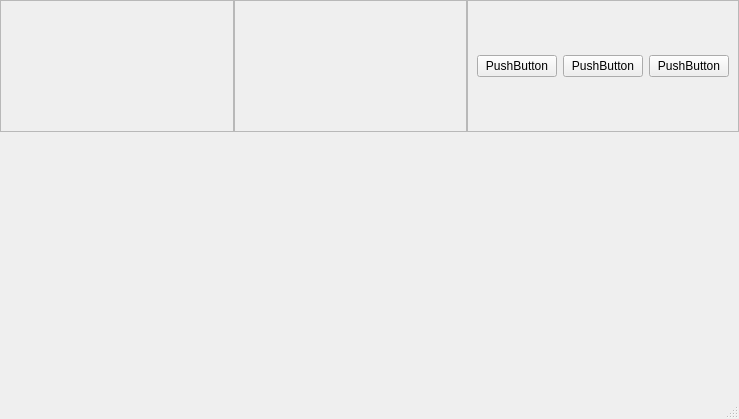
<?xml version="1.0" encoding="UTF-8"?>
<ui version="4.0">
 <class>MainWindow</class>
 <widget class="QMainWindow" name="MainWindow">
  <property name="geometry">
   <rect>
    <x>0</x>
    <y>0</y>
    <width>739</width>
    <height>419</height>
   </rect>
  </property>
  <property name="windowTitle">
   <string>Covid-19 Situation Analysis Application</string>
  </property>
  <widget class="QWidget" name="centralwidget">
   <layout class="QVBoxLayout" name="verticalLayout">
    <property name="spacing">
     <number>0</number>
    </property>
    <property name="leftMargin">
     <number>0</number>
    </property>
    <property name="topMargin">
     <number>0</number>
    </property>
    <property name="rightMargin">
     <number>0</number>
    </property>
    <property name="bottomMargin">
     <number>0</number>
    </property>
    <item>
     <widget class="QFrame" name="header_frame">
      <property name="frameShape">
       <enum>QFrame::NoFrame</enum>
      </property>
      <property name="frameShadow">
       <enum>QFrame::Raised</enum>
      </property>
      <layout class="QHBoxLayout" name="horizontalLayout">
       <property name="spacing">
        <number>0</number>
       </property>
       <property name="leftMargin">
        <number>0</number>
       </property>
       <property name="topMargin">
        <number>0</number>
       </property>
       <property name="rightMargin">
        <number>0</number>
       </property>
       <property name="bottomMargin">
        <number>0</number>
       </property>
       <item>
        <widget class="QFrame" name="header_left_frame">
         <property name="frameShape">
          <enum>QFrame::StyledPanel</enum>
         </property>
         <property name="frameShadow">
          <enum>QFrame::Raised</enum>
         </property>
        </widget>
       </item>
       <item>
        <widget class="QFrame" name="header_center_frame">
         <property name="frameShape">
          <enum>QFrame::StyledPanel</enum>
         </property>
         <property name="frameShadow">
          <enum>QFrame::Raised</enum>
         </property>
        </widget>
       </item>
       <item>
        <widget class="QFrame" name="header_right_frame">
         <property name="frameShape">
          <enum>QFrame::StyledPanel</enum>
         </property>
         <property name="frameShadow">
          <enum>QFrame::Raised</enum>
         </property>
         <layout class="QHBoxLayout" name="horizontalLayout_2">
          <item>
           <widget class="QPushButton" name="pushButton_3">
            <property name="text">
             <string>PushButton</string>
            </property>
           </widget>
          </item>
          <item>
           <widget class="QPushButton" name="pushButton_2">
            <property name="text">
             <string>PushButton</string>
            </property>
           </widget>
          </item>
          <item>
           <widget class="QPushButton" name="pushButton">
            <property name="text">
             <string>PushButton</string>
            </property>
           </widget>
          </item>
         </layout>
        </widget>
       </item>
      </layout>
     </widget>
    </item>
    <item>
     <widget class="QFrame" name="main_body_frame">
      <property name="frameShape">
       <enum>QFrame::NoFrame</enum>
      </property>
      <property name="frameShadow">
       <enum>QFrame::Raised</enum>
      </property>
     </widget>
    </item>
    <item>
     <widget class="QFrame" name="footer_frame">
      <property name="frameShape">
       <enum>QFrame::NoFrame</enum>
      </property>
      <property name="frameShadow">
       <enum>QFrame::Raised</enum>
      </property>
     </widget>
    </item>
   </layout>
  </widget>
  <widget class="QStatusBar" name="statusbar"/>
 </widget>
 <resources/>
 <connections/>
</ui>
